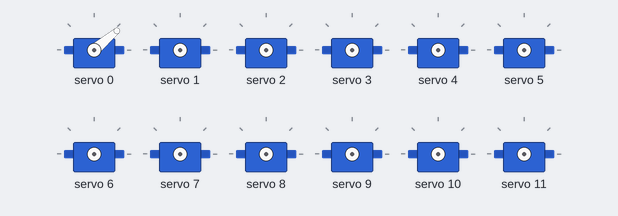
This sketch was run on a simulated Arduino Uno, built with avr-gcc and run on an emulated ATmega328P. On the bench: 12 × servo.

Above: at 0.05 s.
At 2.05 s:
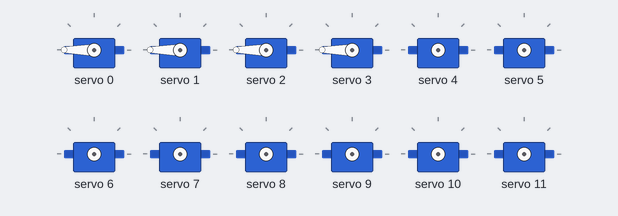
At 4.05 s:
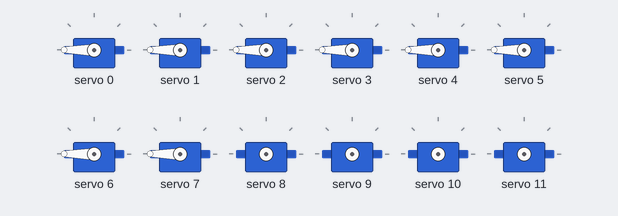
At 8.05 s:
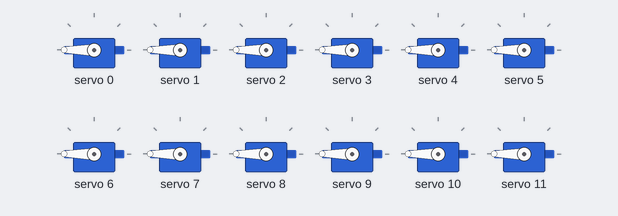
At 12.05 s:
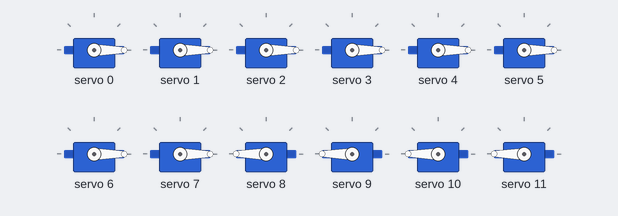
At 16.05 s:
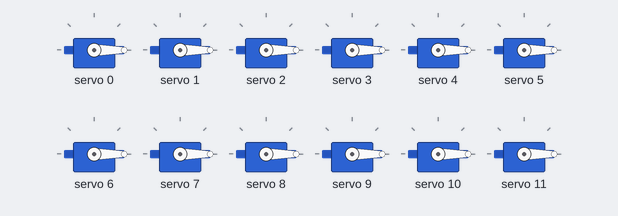
Timing chart, 0 to 20.9 s (numbered marks = the images above):
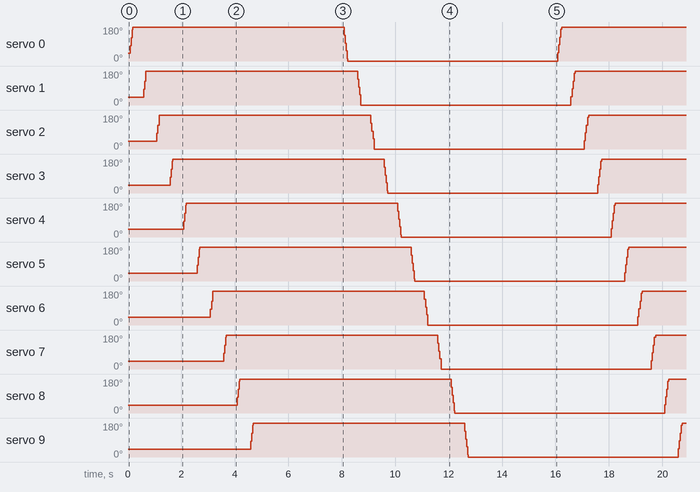

The sketch:

Controlling_16_Servo.ino
```cpp
#include <Wire.h>
#include <Adafruit_PWMServoDriver.h>

Adafruit_PWMServoDriver pwm = Adafruit_PWMServoDriver();
int mipw = 650; // Minimum Pulse Width
int mapw = 2350; // Maximum Pulse Width
int dpw = 1500; // Default Pulse Width
int f = 50; // Frequency
uint8_t servonum = 0;

void setup()
{
  pwm.begin();
  pwm.setPWMFreq(f);
}

void loop()
{
  for(int i=0;i<16;i++)
  {
    for(int j=-12;j<=220;j++)
    {
      pwm.setPWM(i,0,Angle(j));
    }
    delay(300);
  }
  for(int i=0;i<16;i++)
  {
    for(int j=220;j>=-12;j--)
    {
      pwm.setPWM(i,0,Angle(j));
    }
    delay(300);
  }
}
int Angle(int angle)
{
  int pw;
  int av;
  pw = map(angle,0,180,mipw,mapw);
  av = int(float(pw)/1000000*f*4096);
  return av;
}
```
